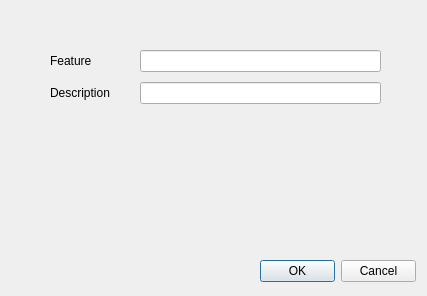
<?xml version="1.0" encoding="UTF-8"?>
<ui version="4.0">
 <class>RoomFeatures_Add</class>
 <widget class="QDialog" name="RoomFeatures_Add">
  <property name="windowModality">
   <enum>Qt::ApplicationModal</enum>
  </property>
  <property name="geometry">
   <rect>
    <x>0</x>
    <y>0</y>
    <width>427</width>
    <height>296</height>
   </rect>
  </property>
  <property name="windowTitle">
   <string>Add a feature</string>
  </property>
  <widget class="QDialogButtonBox" name="buttonBox">
   <property name="geometry">
    <rect>
     <x>260</x>
     <y>260</y>
     <width>156</width>
     <height>23</height>
    </rect>
   </property>
   <property name="standardButtons">
    <set>QDialogButtonBox::Cancel|QDialogButtonBox::Ok</set>
   </property>
  </widget>
  <widget class="QWidget" name="layoutWidget">
   <property name="geometry">
    <rect>
     <x>50</x>
     <y>50</y>
     <width>331</width>
     <height>61</height>
    </rect>
   </property>
   <layout class="QFormLayout" name="formLayout">
    <property name="sizeConstraint">
     <enum>QLayout::SetNoConstraint</enum>
    </property>
    <property name="horizontalSpacing">
     <number>30</number>
    </property>
    <property name="verticalSpacing">
     <number>10</number>
    </property>
    <item row="0" column="0">
     <widget class="QLabel" name="featureLabel">
      <property name="text">
       <string>Feature</string>
      </property>
     </widget>
    </item>
    <item row="0" column="1">
     <widget class="QLineEdit" name="featureLineEdit"/>
    </item>
    <item row="1" column="0">
     <widget class="QLabel" name="descriptionLabel">
      <property name="text">
       <string>Description</string>
      </property>
     </widget>
    </item>
    <item row="1" column="1">
     <widget class="QLineEdit" name="descriptionLineEdit"/>
    </item>
   </layout>
  </widget>
 </widget>
 <resources/>
 <connections>
  <connection>
   <sender>buttonBox</sender>
   <signal>accepted()</signal>
   <receiver>RoomFeatures_Add</receiver>
   <slot>accept()</slot>
   <hints>
    <hint type="sourcelabel">
     <x>337</x>
     <y>271</y>
    </hint>
    <hint type="destinationlabel">
     <x>213</x>
     <y>147</y>
    </hint>
   </hints>
  </connection>
  <connection>
   <sender>buttonBox</sender>
   <signal>rejected()</signal>
   <receiver>RoomFeatures_Add</receiver>
   <slot>reject()</slot>
   <hints>
    <hint type="sourcelabel">
     <x>337</x>
     <y>271</y>
    </hint>
    <hint type="destinationlabel">
     <x>213</x>
     <y>147</y>
    </hint>
   </hints>
  </connection>
 </connections>
</ui>
